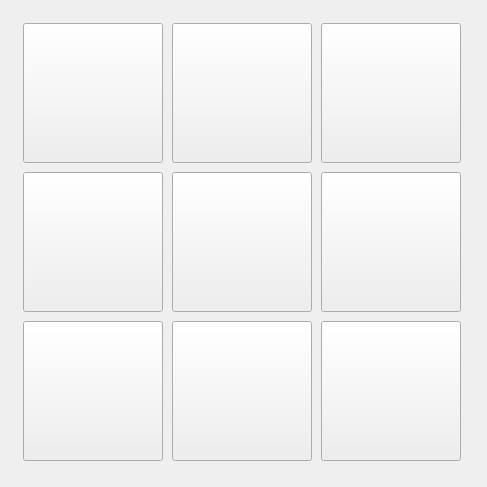
                  <widget class="QWidget" name="Page1">
                   <layout class="QHBoxLayout" name="horizontalLayout_132">
                    <item>
                     <widget class="QWidget" name="widget_40" native="true">
                      <property name="sizePolicy">
                       <sizepolicy hsizetype="Fixed" vsizetype="Fixed">
                        <horstretch>0</horstretch>
                        <verstretch>0</verstretch>
                       </sizepolicy>
                      </property>
                      <property name="minimumSize">
                       <size>
                        <width>465</width>
                        <height>465</height>
                       </size>
                      </property>
                      <property name="maximumSize">
                       <size>
                        <width>465</width>
                        <height>465</height>
                       </size>
                      </property>
                      <layout class="QGridLayout" name="gridLayout_7">
                       <item row="0" column="0">
                        <widget class="SubCallButton" name="probe_back_left_top_corner">
                         <property name="sizePolicy">
                          <sizepolicy hsizetype="Fixed" vsizetype="Fixed">
                           <horstretch>0</horstretch>
                           <verstretch>0</verstretch>
                          </sizepolicy>
                         </property>
                         <property name="minimumSize">
                          <size>
                           <width>140</width>
                           <height>140</height>
                          </size>
                         </property>
                         <property name="focusPolicy">
                          <enum>Qt::FocusPolicy::NoFocus</enum>
                         </property>
                         <property name="icon">
                          <iconset resource="../resources.qrc">
                           <normaloff>:/images/back_left_outside_corner.png</normaloff>:/images/back_left_outside_corner.png</iconset>
                         </property>
                         <property name="iconSize">
                          <size>
                           <width>130</width>
                           <height>130</height>
                          </size>
                         </property>
                         <property name="filename" stdset="0">
                          <string>probe_back_left_top_corner.ngc</string>
                         </property>
                        </widget>
                       </item>
                       <item row="0" column="4">
                        <widget class="SubCallButton" name="probe_back_right_top_corner">
                         <property name="sizePolicy">
                          <sizepolicy hsizetype="Fixed" vsizetype="Fixed">
                           <horstretch>0</horstretch>
                           <verstretch>0</verstretch>
                          </sizepolicy>
                         </property>
                         <property name="minimumSize">
                          <size>
                           <width>140</width>
                           <height>140</height>
                          </size>
                         </property>
                         <property name="maximumSize">
                          <size>
                           <width>140</width>
                           <height>140</height>
                          </size>
                         </property>
                         <property name="focusPolicy">
                          <enum>Qt::FocusPolicy::NoFocus</enum>
                         </property>
                         <property name="text">
                          <string/>
                         </property>
                         <property name="icon">
                          <iconset resource="../resources.qrc">
                           <normaloff>:/images/back_right_outside_corner.png</normaloff>:/images/back_right_outside_corner.png</iconset>
                         </property>
                         <property name="iconSize">
                          <size>
                           <width>130</width>
                           <height>130</height>
                          </size>
                         </property>
                         <property name="filename" stdset="0">
                          <string>probe_back_right_top_corner.ngc</string>
                         </property>
                        </widget>
                       </item>
                       <item row="1" column="4">
                        <widget class="SubCallButton" name="probe_right_top_side">
                         <property name="sizePolicy">
                          <sizepolicy hsizetype="Fixed" vsizetype="Fixed">
                           <horstretch>0</horstretch>
                           <verstretch>0</verstretch>
                          </sizepolicy>
                         </property>
                         <property name="minimumSize">
                          <size>
                           <width>140</width>
                           <height>140</height>
                          </size>
                         </property>
                         <property name="maximumSize">
                          <size>
                           <width>140</width>
                           <height>140</height>
                          </size>
                         </property>
                         <property name="focusPolicy">
                          <enum>Qt::FocusPolicy::NoFocus</enum>
                         </property>
                         <property name="text">
                          <string/>
                         </property>
                         <property name="icon">
                          <iconset resource="../resources.qrc">
                           <normaloff>:/images/right_side_edge.png</normaloff>
                           <normalon>:/images/right_side_edge.png</normalon>:/images/right_side_edge.png</iconset>
                         </property>
                         <property name="iconSize">
                          <size>
                           <width>130</width>
                           <height>130</height>
                          </size>
                         </property>
                         <property name="filename" stdset="0">
                          <string>probe_right_top_side.ngc</string>
                         </property>
                        </widget>
                       </item>
                       <item row="1" column="3">
                        <widget class="SubCallButton" name="probe_z_minus_wco_edge">
                         <property name="sizePolicy">
                          <sizepolicy hsizetype="Fixed" vsizetype="Fixed">
                           <horstretch>0</horstretch>
                           <verstretch>0</verstretch>
                          </sizepolicy>
                         </property>
                         <property name="minimumSize">
                          <size>
                           <width>140</width>
                           <height>140</height>
                          </size>
                         </property>
                         <property name="maximumSize">
                          <size>
                           <width>140</width>
                           <height>140</height>
                          </size>
                         </property>
                         <property name="focusPolicy">
                          <enum>Qt::FocusPolicy::NoFocus</enum>
                         </property>
                         <property name="text">
                          <string/>
                         </property>
                         <property name="icon">
                          <iconset resource="../resources.qrc">
                           <normaloff>:/images/z_top.png</normaloff>:/images/z_top.png</iconset>
                         </property>
                         <property name="iconSize">
                          <size>
                           <width>130</width>
                           <height>130</height>
                          </size>
                         </property>
                         <property name="filename" stdset="0">
                          <string>probe_z_minus_wco.ngc</string>
                         </property>
                        </widget>
                       </item>
                       <item row="2" column="3">
                        <widget class="SubCallButton" name="probe_front_top_side">
                         <property name="sizePolicy">
                          <sizepolicy hsizetype="Fixed" vsizetype="Fixed">
                           <horstretch>0</horstretch>
                           <verstretch>0</verstretch>
                          </sizepolicy>
                         </property>
                         <property name="minimumSize">
                          <size>
                           <width>140</width>
                           <height>140</height>
                          </size>
                         </property>
                         <property name="maximumSize">
                          <size>
                           <width>140</width>
                           <height>140</height>
                          </size>
                         </property>
                         <property name="focusPolicy">
                          <enum>Qt::FocusPolicy::NoFocus</enum>
                         </property>
                         <property name="text">
                          <string/>
                         </property>
                         <property name="icon">
                          <iconset resource="../resources.qrc">
                           <normaloff>:/images/front_middle_edge.png</normaloff>:/images/front_middle_edge.png</iconset>
                         </property>
                         <property name="iconSize">
                          <size>
                           <width>130</width>
                           <height>130</height>
                          </size>
                         </property>
                         <property name="filename" stdset="0">
                          <string>probe_front_top_side.ngc</string>
                         </property>
                        </widget>
                       </item>
                       <item row="0" column="3">
                        <widget class="SubCallButton" name="probe_back_top_side">
                         <property name="sizePolicy">
                          <sizepolicy hsizetype="Fixed" vsizetype="Fixed">
                           <horstretch>0</horstretch>
                           <verstretch>0</verstretch>
                          </sizepolicy>
                         </property>
                         <property name="minimumSize">
                          <size>
                           <width>140</width>
                           <height>140</height>
                          </size>
                         </property>
                         <property name="maximumSize">
                          <size>
                           <width>140</width>
                           <height>140</height>
                          </size>
                         </property>
                         <property name="focusPolicy">
                          <enum>Qt::FocusPolicy::NoFocus</enum>
                         </property>
                         <property name="text">
                          <string/>
                         </property>
                         <property name="icon">
                          <iconset resource="../resources.qrc">
                           <normaloff>:/images/back_middle_outside_edge.png</normaloff>:/images/back_middle_outside_edge.png</iconset>
                         </property>
                         <property name="iconSize">
                          <size>
                           <width>130</width>
                           <height>130</height>
                          </size>
                         </property>
                         <property name="filename" stdset="0">
                          <string>probe_back_top_side.ngc</string>
                         </property>
                        </widget>
                       </item>
                       <item row="2" column="0">
                        <widget class="SubCallButton" name="probe_front_left_top_corner">
                         <property name="sizePolicy">
                          <sizepolicy hsizetype="Fixed" vsizetype="Fixed">
                           <horstretch>0</horstretch>
                           <verstretch>0</verstretch>
                          </sizepolicy>
                         </property>
                         <property name="minimumSize">
                          <size>
                           <width>140</width>
                           <height>140</height>
                          </size>
                         </property>
                         <property name="maximumSize">
                          <size>
                           <width>140</width>
                           <height>140</height>
                          </size>
                         </property>
                         <property name="focusPolicy">
                          <enum>Qt::FocusPolicy::NoFocus</enum>
                         </property>
                         <property name="text">
                          <string/>
                         </property>
                         <property name="icon">
                          <iconset resource="../resources.qrc">
                           <normaloff>:/images/front_left_outside_corner.png</normaloff>:/images/front_left_outside_corner.png</iconset>
                         </property>
                         <property name="iconSize">
                          <size>
                           <width>130</width>
                           <height>130</height>
                          </size>
                         </property>
                         <property name="filename" stdset="0">
                          <string>probe_front_left_top_corner.ngc</string>
                         </property>
                        </widget>
                       </item>
                       <item row="2" column="4">
                        <widget class="SubCallButton" name="probe_front_right_top_corner">
                         <property name="sizePolicy">
                          <sizepolicy hsizetype="Fixed" vsizetype="Fixed">
                           <horstretch>0</horstretch>
                           <verstretch>0</verstretch>
                          </sizepolicy>
                         </property>
                         <property name="minimumSize">
                          <size>
                           <width>140</width>
                           <height>140</height>
                          </size>
                         </property>
                         <property name="maximumSize">
                          <size>
                           <width>140</width>
                           <height>140</height>
                          </size>
                         </property>
                         <property name="focusPolicy">
                          <enum>Qt::FocusPolicy::NoFocus</enum>
                         </property>
                         <property name="text">
                          <string/>
                         </property>
                         <property name="icon">
                          <iconset resource="../resources.qrc">
                           <normaloff>:/images/front_right_outside_corner.png</normaloff>:/images/front_right_outside_corner.png</iconset>
                         </property>
                         <property name="iconSize">
                          <size>
                           <width>130</width>
                           <height>130</height>
                          </size>
                         </property>
                         <property name="filename" stdset="0">
                          <string>probe_front_right_top_corner.ngc</string>
                         </property>
                        </widget>
                       </item>
                       <item row="1" column="0">
                        <widget class="SubCallButton" name="probe_left_top_side">
                         <property name="sizePolicy">
                          <sizepolicy hsizetype="Fixed" vsizetype="Fixed">
                           <horstretch>0</horstretch>
                           <verstretch>0</verstretch>
                          </sizepolicy>
                         </property>
                         <property name="minimumSize">
                          <size>
                           <width>140</width>
                           <height>140</height>
                          </size>
                         </property>
                         <property name="maximumSize">
                          <size>
                           <width>140</width>
                           <height>140</height>
                          </size>
                         </property>
                         <property name="focusPolicy">
                          <enum>Qt::FocusPolicy::NoFocus</enum>
                         </property>
                         <property name="text">
                          <string/>
                         </property>
                         <property name="icon">
                          <iconset resource="../resources.qrc">
                           <normaloff>:/images/left_side_edge.png</normaloff>:/images/left_side_edge.png</iconset>
                         </property>
                         <property name="iconSize">
                          <size>
                           <width>130</width>
                           <height>130</height>
                          </size>
                         </property>
                         <property name="filename" stdset="0">
                          <string>probe_left_top_side.ngc</string>
                         </property>
                        </widget>
                       </item>
                      </layout>
                     </widget>
                    </item>
                   </layout>
                  </widget>
